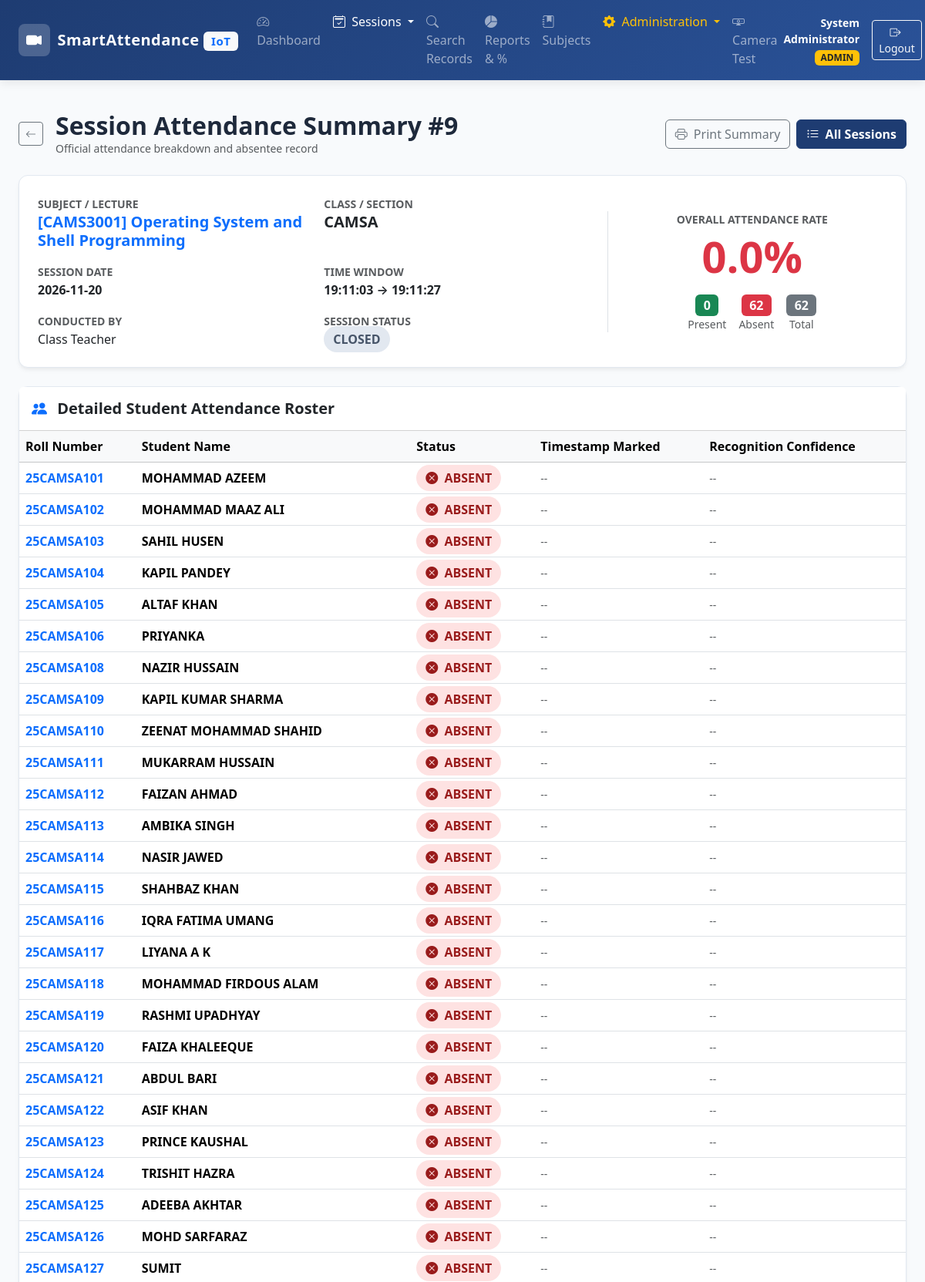
The app's page /sessions/9/summary (signed in, upper part) with its own data.
### tables this page shows
CREATE TABLE attendance_sessions (
            session_id INTEGER PRIMARY KEY AUTOINCREMENT,
            subject TEXT NOT NULL,
            class_name TEXT NOT NULL,
            session_date DATE NOT NULL,
            start_time TIME NOT NULL,
            end_time TIME,
            status TEXT NOT NULL DEFAULT 'OPEN' CHECK(status IN ('OPEN', 'CLOSED')),
            created_by INTEGER NOT NULL,
            FOREIGN KEY (created_by) REFERENCES users(user_id) ON DELETE RESTRICT
        );

CREATE TABLE users (
            user_id INTEGER PRIMARY KEY AUTOINCREMENT,
            username TEXT UNIQUE NOT NULL,
            password_hash TEXT NOT NULL,
            full_name TEXT NOT NULL,
            role TEXT NOT NULL CHECK(role IN ('ADMIN', 'TEACHER')),
            is_active BOOLEAN NOT NULL DEFAULT 1
        );

CREATE TABLE attendance_records (
            record_id INTEGER PRIMARY KEY AUTOINCREMENT,
            session_id INTEGER NOT NULL,
            student_id INTEGER NOT NULL,
            status TEXT NOT NULL CHECK(status IN ('PRESENT', 'ABSENT')),
            marked_at TIMESTAMP,
            confidence REAL,
            FOREIGN KEY (session_id) REFERENCES attendance_sessions(session_id) ON DELETE CASCADE,
            FOREIGN KEY (student_id) REFERENCES students(student_id) ON DELETE CASCADE,
            UNIQUE(session_id, student_id)
        );

CREATE TABLE students (
            student_id INTEGER PRIMARY KEY AUTOINCREMENT,
            roll_no TEXT UNIQUE NOT NULL,
            full_name TEXT NOT NULL,
            class_name TEXT NOT NULL,
            is_active BOOLEAN NOT NULL DEFAULT 1,
            registered_at TIMESTAMP NOT NULL DEFAULT CURRENT_TIMESTAMP,
            registered_by INTEGER NOT NULL,
            FOREIGN KEY (registered_by) REFERENCES users(user_id) ON DELETE RESTRICT
        );

### app.py (the view)
@app.route('/sessions/<int:session_id>/summary')
@login_required
def session_summary(session_id):
    summary = AttendanceService.get_session_summary(session_id)
    if not summary:
        flash("Session not found.", "danger")
        return redirect(url_for('sessions_list'))
    return render_template('sessions/summary.html', summary=summary, session=summary['session'])

### app.py (called while the page is built)
def login_required(f):
    @wraps(f)
    def decorated_function(*args, **kwargs):
        if 'user_id' not in session:
            flash("Please log in to access this page.", "warning")
            return redirect(url_for('login', next=request.url))
        return f(*args, **kwargs)
    return decorated_function

@app.context_processor
def inject_user():
    return {
        'current_user': {
            'user_id': session.get('user_id'),
            'username': session.get('username'),
            'full_name': session.get('full_name'),
            'role': session.get('role')
        } if 'user_id' in session else None,
        'now': datetime.datetime.now()
    }

### database.py (called while the page is built)
def get_db_connection():
    db_path = Config.DATABASE_PATH
    os.makedirs(os.path.dirname(db_path), exist_ok=True)
    conn = sqlite3.connect(db_path, timeout=10.0)
    conn.row_factory = sqlite3.Row
    conn.execute("PRAGMA foreign_keys = ON;")
    return conn

### templates/sessions/summary.html (shortened to what this page needs)
{% extends 'base.html' %}
{% block content %}
<div class="container-fluid px-4 py-4">
  <div class="d-flex flex-wrap justify-content-between align-items-center mb-4 no-print">
    <div class="d-flex align-items-center">
      <a href="{{ url_for('sessions_list') }}" class="btn btn-outline-secondary btn-sm me-3">
        <i class="bi bi-arrow-left"></i>
      </a>
      <div>
        <h2 class="fw-bold mb-0">Session Attendance Summary #{{ session.session_id }}</h2>
        <p class="text-muted small mb-0">Official attendance breakdown and absentee record</p>
      </div>
    </div>
    <div class="d-flex gap-2 mt-3 mt-md-0">
      <button class="btn btn-outline-secondary" onclick="window.print()">
        <i class="bi bi-printer me-1"></i> Print Summary
      </button>
      <a href="{{ url_for('sessions_list') }}" class="btn btn-primary-custom">
        <i class="bi bi-list-ul me-1"></i> All Sessions
      </a>
    </div>
  </div>
  <div class="card card-custom p-4 mb-4">
    <div class="row g-4 align-items-center">
      <div class="col-md-8">
        <div class="row g-3">
          <div class="col-sm-6">
            <span class="text-muted small text-uppercase fw-semibold">Subject / Lecture</span>
            <h5 class="fw-bold text-primary mb-0">{{ session.subject }}</h5>
          </div>
          <div class="col-sm-6">
            <span class="text-muted small text-uppercase fw-semibold">Class / Section</span>
            <h5 class="fw-bold mb-0">{{ session.class_name }}</h5>
          </div>
          <div class="col-sm-6">
            <span class="text-muted small text-uppercase fw-semibold">Session Date</span>
            <div class="fw-semibold">{{ session.session_date }}</div>
          </div>
          <div class="col-sm-6">
            <span class="text-muted small text-uppercase fw-semibold">Time Window</span>
            <div class="fw-semibold">{{ session.start_time }} &rarr; {{ session.end_time or 'N/A' }}</div>
          </div>
          <div class="col-sm-6">
            <span class="text-muted small text-uppercase fw-semibold">Conducted By</span>
            <div class="text-dark">{{ session.teacher_name }}</div>
          </div>
          <div class="col-sm-6">
            <span class="text-muted small text-uppercase fw-semibold">Session Status</span>
            <div><span class="badge-closed">CLOSED</span></div>
          </div>
        </div>
      </div>
      <div class="col-md-4 text-center border-start">
        <span class="text-muted small text-uppercase fw-semibold d-block mb-1">Overall Attendance Rate</span>
        <h1 class="display-4 fw-bold {{ 'text-success' if summary.percentage >= 75 else ('text-warning' if summary.percentage >= 50 else 'text-danger') }} mb-0">
          {{ summary.percentage }}%
        </h1>
        <div class="d-flex justify-content-center gap-3 mt-3">
          <div>
            <span class="badge bg-success fs-6">{{ summary.present_count }}</span>
            <small class="d-block text-muted">Present</small>
          </div>
          <div>
            <span class="badge bg-danger fs-6">{{ summary.absent_count }}</span>
            <small class="d-block text-muted">Absent</small>
          </div>
          <div>
            <span class="badge bg-secondary fs-6">{{ summary.total_students }}</span>
            <small class="d-block text-muted">Total</small>
          </div>
        </div>
      </div>
    </div>
  </div>
  <div class="card card-custom">
    <div class="card-header bg-white py-3">
      <h5 class="fw-bold mb-0"><i class="bi bi-people-fill me-2 text-primary"></i> Detailed Student Attendance Roster</h5>
    </div>
    <div class="card-body p-0">
      <div class="table-responsive">
        <table class="table table-hover align-middle mb-0">
          <thead class="table-light">
            <tr>
              <th>Roll Number</th>
              <th>Student Name</th>
              <th>Status</th>
              <th>Timestamp Marked</th>
              <th>Recognition Confidence</th>
            </tr>
          </thead>
          <tbody>
            {% for r in summary.records %}
            <tr class="{{ 'table-success' if r.status == 'PRESENT' else '' }}">
              <td><strong class="text-primary">{{ r.roll_no }}</strong></td>
              <td class="fw-semibold">{{ r.student_name }}</td>
              <td>
                {% if r.status == 'PRESENT' %}
                  <span class="badge-present"><i class="bi bi-check-circle-fill me-1"></i> PRESENT</span>
                {% else %}
                  <span class="badge-absent"><i class="bi bi-x-circle-fill me-1"></i> ABSENT</span>
                {% endif %}
              </td>
              <td>
                {% if r.marked_at %}
                  <small class="text-dark">{{ r.marked_at }}</small>
                {% else %}
                  <small class="text-muted">--</small>
                {% endif %}
              </td>
              <td>
                {% if r.confidence %}
                  <span class="badge bg-secondary">{{ r.confidence }}%</span>
                {% else %}
                  <small class="text-muted">--</small>
                {% endif %}
              </td>
            </tr>
            {% endfor %}
          </tbody>
        </table>
      </div>
    </div>
  </div>
</div>
{% endblock %}

### static/css/style.css (style rules this page uses)
:root { --primary-color: #1e3c72; --primary-dark: #142850; --secondary-color: #2a5298; --accent-color: #00adb5; --accent-hover: #00878e; --success-color: #10b981; --warning-color: #f59e0b; --danger-color: #ef4444; --dark-bg: #0f172a; --card-bg: #ffffff; --body-bg: #f8fafc; --text-primary: #1e293b; --text-muted: #64748b; --border-color: #e2e8f0; }
body { font-family: 'Segoe UI', system-ui, -apple-system, BlinkMacSystemFont, Roboto, sans-serif; background-color: var(--body-bg); color: var(--text-primary); min-height: 100vh; display: flex; flex-direction: column; }
.card-custom { border: 1px solid var(--border-color); border-radius: 12px; box-shadow: 0 4px 6px -1px rgba(0, 0, 0, 0.05), 0 2px 4px -1px rgba(0, 0, 0, 0.03); background: var(--card-bg); transition: transform 0.2s ease, box-shadow 0.2s ease; }
.badge-absent { background-color: #fee2e2; color: #991b1b; font-weight: 600; padding: 6px 12px; border-radius: 20px; }
.badge-closed { background-color: #e2e8f0; color: #475569; font-weight: 600; padding: 6px 12px; border-radius: 20px; }
.btn-primary-custom { background-color: var(--primary-color); border-color: var(--primary-color); color: #ffffff; font-weight: 600; }

### records on screen
attendance_sessions: session_id "9", subject "[CAMS3001] Operating System and Shell Programming", class_name "CAMSA", session_date "2026-11-20", start_time "19:11:03", end_time "19:11:27"
users: teacher_name "Class Teacher"
attendance_records: roll_no "25CAMSA101", student_name "MOHAMMAD AZEEM", status "ABSENT"
attendance_records: roll_no "25CAMSA102", student_name "MOHAMMAD MAAZ ALI", status "ABSENT"
attendance_records: roll_no "25CAMSA103", student_name "SAHIL HUSEN", status "ABSENT"
attendance_records: roll_no "25CAMSA104", student_name "KAPIL PANDEY", status "ABSENT"
attendance_records: roll_no "25CAMSA105", student_name "ALTAF KHAN", status "ABSENT"
attendance_records: roll_no "25CAMSA106", student_name "PRIYANKA", status "ABSENT"
attendance_records: roll_no "25CAMSA108", student_name "NAZIR HUSSAIN", status "ABSENT"
attendance_records: roll_no "25CAMSA109", student_name "KAPIL KUMAR SHARMA", status "ABSENT"
attendance_records: roll_no "25CAMSA110", student_name "ZEENAT MOHAMMAD SHAHID", status "ABSENT"
attendance_records: roll_no "25CAMSA111", student_name "MUKARRAM HUSSAIN", status "ABSENT"
attendance_records: roll_no "25CAMSA112", student_name "FAIZAN AHMAD", status "ABSENT"
attendance_records: roll_no "25CAMSA113", student_name "AMBIKA SINGH", status "ABSENT"
attendance_records: roll_no "25CAMSA114", student_name "NASIR JAWED", status "ABSENT"
attendance_records: roll_no "25CAMSA115", student_name "SHAHBAZ KHAN", status "ABSENT"
attendance_records: roll_no "25CAMSA116", student_name "IQRA FATIMA UMANG", status "ABSENT"
attendance_records: roll_no "25CAMSA117", student_name "LIYANA A K", status "ABSENT"
attendance_records: roll_no "25CAMSA118", student_name "MOHAMMAD FIRDOUS ALAM", status "ABSENT"
attendance_records: roll_no "25CAMSA119", student_name "RASHMI UPADHYAY", status "ABSENT"
attendance_records: roll_no "25CAMSA120", student_name "FAIZA KHALEEQUE", status "ABSENT"
attendance_records: roll_no "25CAMSA121", student_name "ABDUL BARI", status "ABSENT"
attendance_records: roll_no "25CAMSA122", student_name "ASIF KHAN", status "ABSENT"
attendance_records: roll_no "25CAMSA123", student_name "PRINCE KAUSHAL", status "ABSENT"
attendance_records: roll_no "25CAMSA124", student_name "TRISHIT HAZRA", status "ABSENT"
attendance_records: roll_no "25CAMSA125", student_name "ADEEBA AKHTAR", status "ABSENT"
attendance_records: roll_no "25CAMSA126", student_name "MOHD SARFARAZ", status "ABSENT"
attendance_records: roll_no "25CAMSA127", student_name "SUMIT", status "ABSENT"

### other values on screen
{{ current_user.full_name }} "System Administrator"
{{ current_user.role }} "ADMIN"
{{ summary.percentage }} "0.0"
{{ summary.present_count }} "0"
{{ summary.absent_count }} "62"
{{ summary.total_students }} "62"
